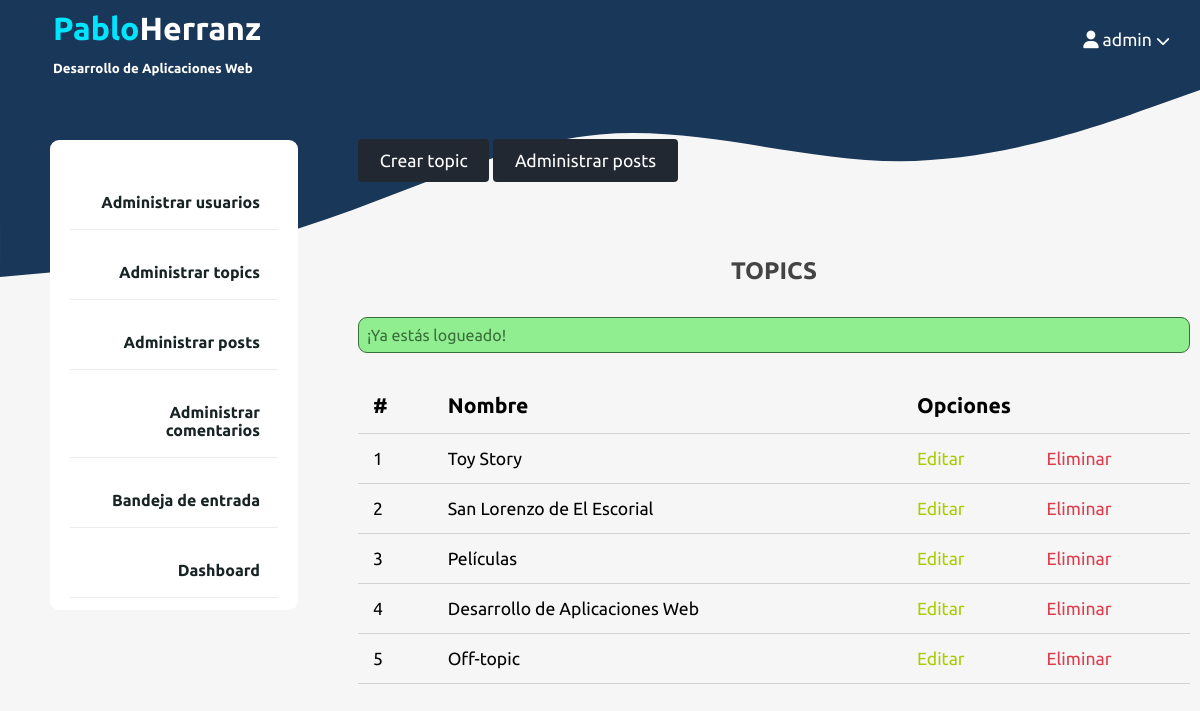
Page /admin/topics/index.php (signed in) on the earlier database version.
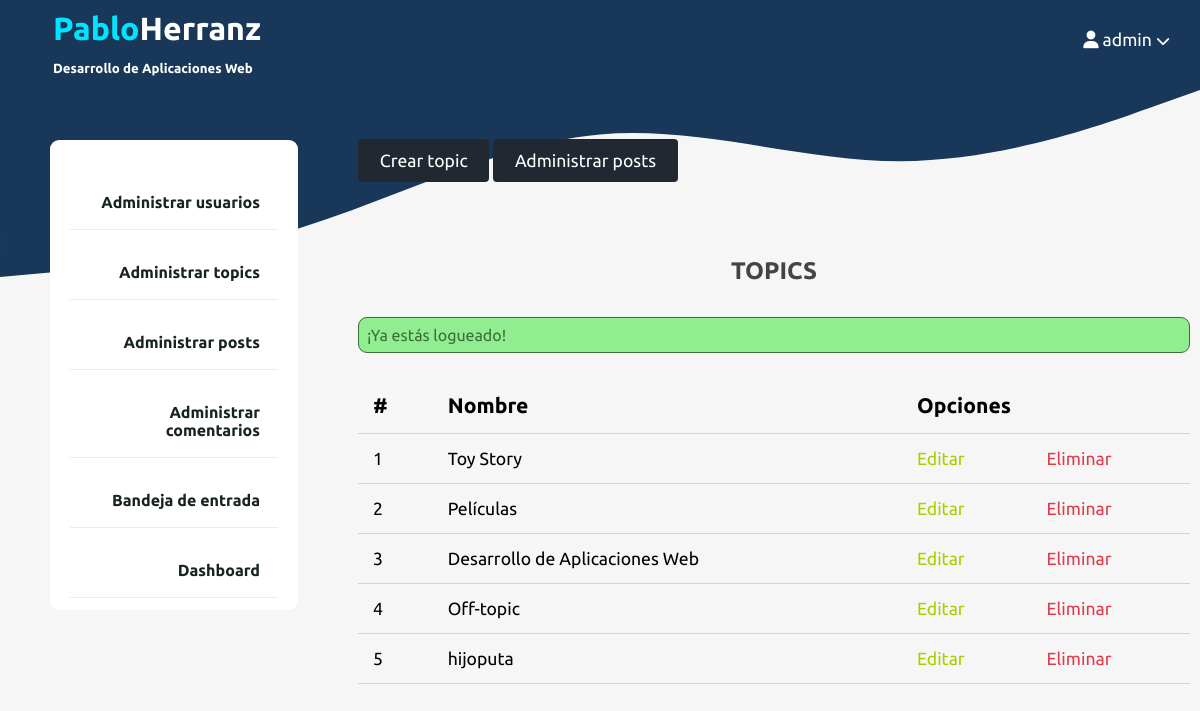
Same page on the later database version.
### tables this page shows
CREATE TABLE `topics` (
  `id` int NOT NULL,
  `name` varchar(100) NOT NULL,
  `description` text NOT NULL
);

### app/controllers/topics.php (called while the page is built, shortened)
<?php
include ROOT_PATH . "/app/database/db.php";
$table = 'topics';
$topics = selectAll($table);
?>

### app/database/db.php (called while the page is built, shortened)
<?php
require("connection.php");
function selectAll($table, $conditions = [])
{
	global $connection;
	$sql = "SELECT * FROM $table";
	if (empty($conditions)) {
		$stmt = $connection->prepare($sql);
		$stmt->execute();
		$records = $stmt->get_result()->fetch_all(MYSQLI_ASSOC);
		return ($records);
	}
	$stmt = executeQuery($sql, $conditions);
	$records = $stmt->get_result()->fetch_all(MYSQLI_ASSOC);
	return ($records);
}

### admin/topics/index.php (the view, shortened to what this page needs)
<?php
include ROOT_PATH . "/app/controllers/topics.php";
?>
<!DOCTYPE html>
<html lang="en">
<head>
	<link rel="stylesheet" href="/assets/css/style.css">
	<link rel="stylesheet" href="/assets/css/admin.css">
</head>
<body>
	<?php include ROOT_PATH . "/app/includes/adminHeader.php" ?>
	<div class="admin-wrapper">
		<?php include ROOT_PATH . "/app/includes/adminSidebar.php" ?>
		<div class="admin-content">
            <div class="btn-group">
                <a href="create.php" class="btn btn-big">Crear&nbsp;topic</a>
                <a href="index.php" class="btn btn-big">Administrar&nbsp;posts</a>
            </div>
            <div class="content">
                <h2 class="page-title">TOPICS</h2>
				<?php include ROOT_PATH . "/app/includes/messages.php"; ?>
                <table>
                    <thead>
                        <th>#</th>
                        <th>Nombre</th>
                        <th colspan='2' class="actions">Opciones</th>
                    </thead>
                    <tbody>
						<?php foreach ($topics as $key => $topic): ?>
							<tr>
								<td><?php echo $key + 1; ?></td>
								<td><?php echo $topic['name']; ?></td>
								<td><a href="edit.php?id=<?php echo $topic['id']; ?>" class="edit">Editar</a></td>
								<td><a href="index.php?delete_id=<?php echo $topic['id']; ?>" class="delete">Eliminar</a></td>
							</tr>
						<?php endforeach; ?>
                    </tbody>
                </table>
            </div>
        </div>
	</div>
</body>
</html>

Differences in the rows shown:
removed topics: name "San Lorenzo de El Escorial"
added topics: name "hijoputa"
